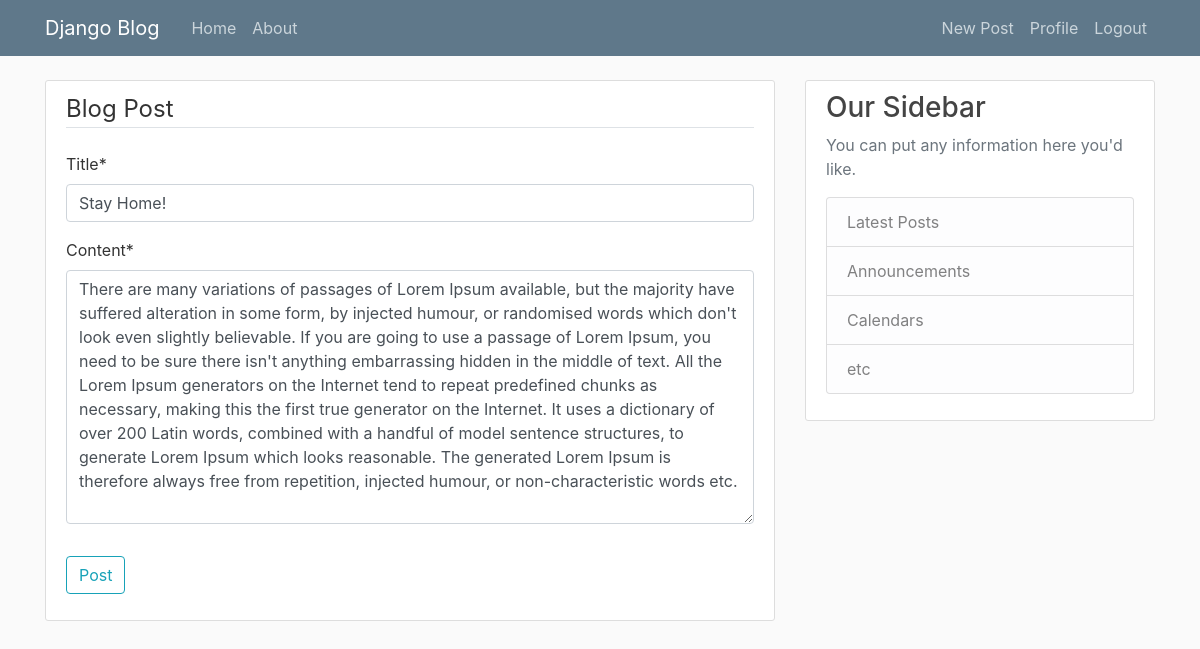
The page /posts/9/update/ (signed in) on the database its author committed.
### blog/models.py (models this page shows, shortened)
class Post(models.Model):
    title = models.CharField(max_length=100)
    content = models.TextField()
    date_posted = models.DateTimeField(default=timezone.now)
    author = models.ForeignKey(User, on_delete=models.CASCADE)

### blog/views.py (the view, shortened to what this page needs)
# urls.py: path('posts/<int:pk>/update/', PostUpdateView.as_view(), name='post-update'),
class PostUpdateView(LoginRequiredMixin, UserPassesTestMixin, UpdateView):
    model = Post
    fields = ['title', 'content']
    def test_func(self):
        post = self.get_object()
        if self.request.user == post.author:
            return True
        return False

### blog/templates/blog/post_form.html (shortened to what this page needs)
{% extends 'blog/base.html' %}
{% load crispy_forms_tags %}
{% block content %}
    <div class="content-section">
        <form method="POST">
            <fieldset class="form-group">
                <legend class="border-bottom mb-4">Blog Post</legend>
                {{ form|crispy }}
            </fieldset>
            <div class="form-group">
                <button class="btn btn-outline-info" type="submit">Post</button>
            </div>
        </form>
    </div>
{% endblock content %}

### blog/static/blog/main.css (style rules this page uses)
body { background: #fafafa; color: #333333; margin-top: 5rem; }
.content-section { background: #ffffff; padding: 10px 20px; border: 1px solid #dddddd; border-radius: 3px; margin-bottom: 20px; }

### rows shown on the page
Post: title "Stay Home!", content "There are many variations of passages of Lorem Ipsum available, but the majority have suffered alteration in some form, by injected humour, or randomised words which don't look even slightly believable. If you are going to use a passage of Lorem Ipsum, you need to be sure there isn't anything embarrassing hidden in the middle of text. All the Lorem Ipsum generators on the Internet tend to repeat predefined chunks as necessary, making this the first true generator on the Internet. It uses a dictionary of over 200 Latin words, combined with a handful of model sentence structures, to generate Lorem Ipsum which looks reasonable. The generated Lorem Ipsum is therefore always free from…"
